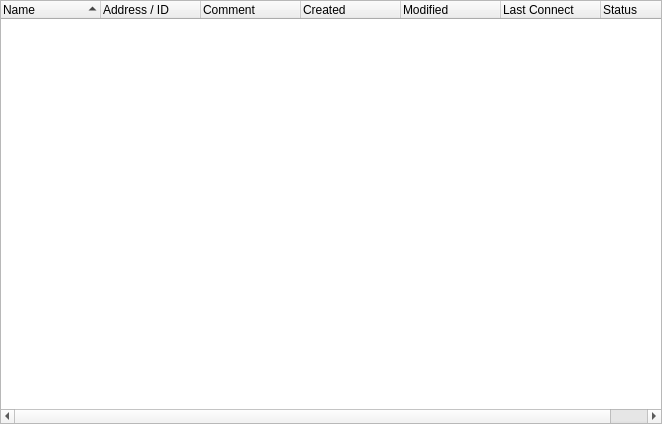
<?xml version="1.0" encoding="UTF-8"?>
<ui version="4.0">
 <class>LocalGroupWidget</class>
 <widget class="QWidget" name="LocalGroupWidget">
  <property name="geometry">
   <rect>
    <x>0</x>
    <y>0</y>
    <width>662</width>
    <height>424</height>
   </rect>
  </property>
  <layout class="QVBoxLayout" name="verticalLayout">
   <property name="leftMargin">
    <number>0</number>
   </property>
   <property name="topMargin">
    <number>0</number>
   </property>
   <property name="rightMargin">
    <number>0</number>
   </property>
   <property name="bottomMargin">
    <number>0</number>
   </property>
   <item>
    <widget class="QTreeWidget" name="tree_computer">
     <property name="contextMenuPolicy">
      <enum>Qt::ContextMenuPolicy::CustomContextMenu</enum>
     </property>
     <property name="selectionBehavior">
      <enum>QAbstractItemView::SelectionBehavior::SelectRows</enum>
     </property>
     <property name="indentation">
      <number>0</number>
     </property>
     <property name="sortingEnabled">
      <bool>true</bool>
     </property>
     <property name="columnCount">
      <number>7</number>
     </property>
     <column>
      <property name="text">
       <string>Name</string>
      </property>
     </column>
     <column>
      <property name="text">
       <string>Address / ID</string>
      </property>
     </column>
     <column>
      <property name="text">
       <string>Comment</string>
      </property>
     </column>
     <column>
      <property name="text">
       <string>Created</string>
      </property>
     </column>
     <column>
      <property name="text">
       <string>Modified</string>
      </property>
     </column>
     <column>
      <property name="text">
       <string>Last Connect</string>
      </property>
     </column>
     <column>
      <property name="text">
       <string>Status</string>
      </property>
     </column>
    </widget>
   </item>
  </layout>
 </widget>
 <resources/>
 <connections/>
</ui>
